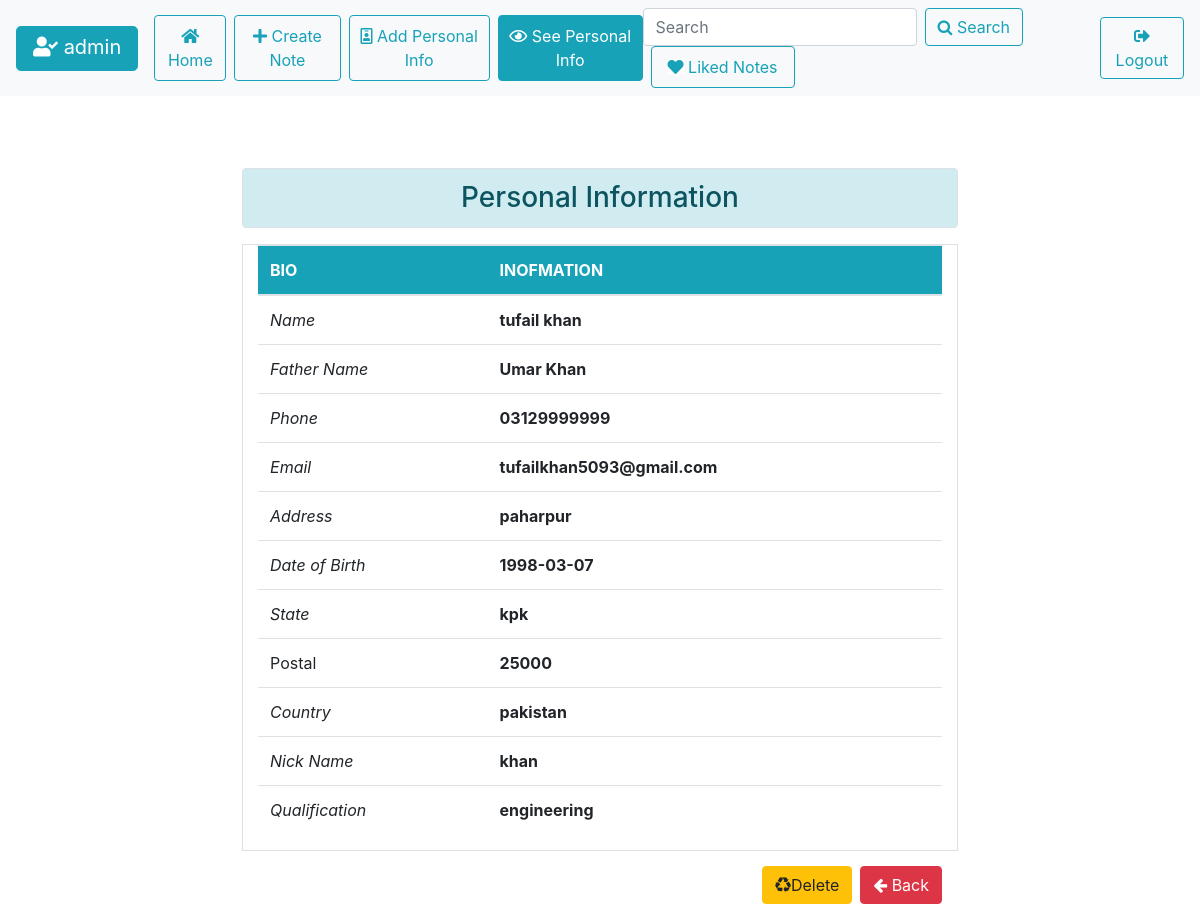
/showpersonal/ (signed in), run on the app's committed database.
### main/models.py (models this page shows)
class Personal(models.Model):
    userr=models.ForeignKey(User,on_delete=models.CASCADE,default=None)
    firstname=models.CharField(max_length=50)
    lastname=models.CharField(max_length=50)
    email=models.CharField(max_length=50)
    phone=models.CharField(max_length=50)
    address=models.CharField(max_length=50)
    state=models.CharField(max_length=50)
    country=models.CharField(max_length=50)
    fathername=models.CharField(max_length=50)
    postal=models.CharField(max_length=50)
    dob=models.CharField(max_length=50)
    nickname=models.CharField(max_length=50)
    qualification=models.CharField(max_length=50)

### main/views.py (the view)
# urls.py: path('showpersonal/',show_personal,name='showpersonal'),
def show_personal(request):
    if request.user.is_authenticated:
        pi=Personal.objects.filter(userr=request.user)
    else:
        return redirect('login')
    return render(request,'showpersonal.html',{'pi':pi,'show':'active'})

### main/templates/showpersonal.html
{% extends 'base.html' %} {% load static %} {% block content %}
<div class="container-fluid">
  <div class="p-4 m-4">
    <h3 class="alert alert-info border rounded text-center col-lg-8 mx-auto">
      Personal Information
    </h3>
    {% if not pi %}
    <div class="p-5 text-center">
      <a href="{% url 'personal' %}" class="btn btn-info btn-lg col-lg-3">Add Info</a>
    </div>
    {% else %}
    <div class="col-lg-8 mx-auto border">
      {% for i in pi %}
      <div>
        <table class="mx-auto table table-hover">
          <thead>
            <tr class="bg-info text-white">
              <th>BIO</th>
              <th>INOFMATION</th>
            </tr>
          </thead>
          <tbody>
            <tr>
              <td style="font-style: italic">Name</td>
              <th>{{i.firstname}} {{i.lastname}}</th>
            </tr>
            <tr>
              <td style="font-style: italic">Father Name</td>
              <th>{{i.fathername}}</th>
            </tr>
            <tr>
              <td style="font-style: italic">Phone</td>
              <th>{{i.phone}}</th>
            </tr>
            <tr>
              <td style="font-style: italic">Email</td>
              <th>{{i.email}}</th>
            </tr>
            <tr>
              <td style="font-style: italic">Address</td>
              <th>{{i.address}}</th>
            </tr>
            <tr>
              <td style="font-style: italic">Date of Birth</td>
              <th>{{i.dob}}</th>
            </tr>
            <tr>
              <td style="font-style: italic">State</td>
              <th>{{i.state}}</th>
            </tr>
            <tr>
              <td>Postal</td>
              <th>{{i.postal}}</th>
            </tr>
            <tr>
              <td style="font-style: italic">Country</td>
              <th>{{i.country}}</th>
            </tr>
            <tr>
              <td style="font-style: italic">Nick Name</td>
              <th>{{i.nickname}}</th>
            </tr>
            <tr>
              <td style="font-style: italic">Qualification</td>
              <th>{{i.qualification}}</th>
            </tr>
          </tbody>
        </table>
      </div>
      <a type="button" class="btn btn-danger float-right my-3 ml-2" href="{% url 'home' %}"><i
          class="fa fa-arrow-left"></i> Back</a>
      <a type="button" class="btn btn-warning float-right my-3" href="{% url 'deletepersonal' i.id %}"><i
          class="fa fa-recycle"></i>Delete</a>
      {% endfor %}
    </div>
    {% endif %}
  </div>
</div>
{% endblock content%}

### main/templates/base.html (shortened to what this page needs)
<!DOCTYPE html>
{% load static %}
<html lang="en">
  <head>
    <link rel="stylesheet" href="https://pro.fontawesome.com/releases/v5.10.0/css/all.css"/>
    <link rel="stylesheet" href="https://cdnjs.cloudflare.com/ajax/libs/font-awesome/4.7.0/css/font-awesome.min.css">
    <link rel="stylesheet" href="{% static 'blog/css/bootstrap.min.css' %}" />
  </head>
  <body>
    <nav class="navbar navbar-expand-lg navbar-white bg-light">
        <a class="navbar-brand btn btn-info btn-lg  text-white" style="height: 45px;" href="{% url 'home' %}" style="border-radius: 20px;"><i class="fas fa-user-check"></i> {{request.user}}</a>
        <div class="collapse navbar-collapse" id="navbarNav">
          <ul class="navbar-nav">
            <li class="nav-item">
              <a class="nav-link {{homee}} btn btn-outline-info" href="{% url 'home' %}"><i class="fas fa-home"></i> Home <span class="sr-only">(current)</span></a>
            </li>
            <li class="nav-item active">
              <a class="nav-link {{createpost}} btn btn-outline-info ml-2" href="{% url 'createpost' %}"  ><i class="fas fa-plus"></i>  Create Note</a>
            </li>
            <li class="nav-item">
              <a class="nav-link {{addpersonal}} btn btn-outline-info ml-2" href="{% url 'personal' %}" ><i class="far fa-id-badge"></i>   Add Personal Info</a>
            </li>
            <li class="nav-item">
              <a class="nav-link {{show}} btn btn-outline-info ml-2" href="{% url 'showpersonal'%}"><i class="far fa-eye"></i>  See Personal Info</a>
            </li>
          </ul>
        </div>
        {% if request.user.is_authenticated %}
        <form class="form-inline my-2 my-lg-0" method="GET" action="{% url 'search' %}">
          <input class="form-control mr-sm-2" type="search" placeholder="Search"
          aria-label="Search" name='title'>
          <button type="submit" class="btn btn-outline-info"><i class="fa fa-search "></i> Search</button>
          <a href="{% url 'allfav' %}" class="btn btn-outline-info ml-2 nav-link {{liked}}"><i class="fas fa-heart text-info bg-white bt-lg"></i> Liked Notes</a>
        </form>
        {% endif %}
       {% if request.user.is_authenticated %}
       <a href="{% url 'logout' %}" class="btn btn-outline-info ml-2"><i class="fas fa-sign-out-alt"></i>Logout</a>
       {% else %}
       <a href="{% url 'signup' %}" class="btn btn-outline-info ml-2"><i class="fas fa-user-plus"></i> SignUp</a>
       <a href="{% url 'login' %}" class="btn btn-outline-info ml-2"><i class="fas fa-sign-in-alt"></i> Login</a>
       {% endif %}
      </nav>
      <br>
    {% block content %}
    {% endblock content %}
  </body>
</html>

### data on the page
Personal: firstname "tufail", lastname "khan", fathername "Umar Khan", phone "03129999999", email "tufailkhan5093@gmail.com", address "paharpur", dob "1998-03-07", state "kpk", postal "25000", country "pakistan", nickname "khan", qualification "engineering"

### other printed values
{{ request.user }} "admin"
